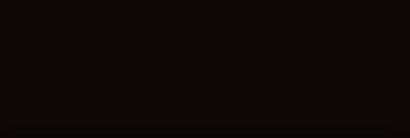
<?xml version="1.0" encoding="UTF-8"?>
<ui version="4.0">
 <class>ips</class>
 <widget class="QWidget" name="ips">
  <property name="enabled">
   <bool>true</bool>
  </property>
  <property name="geometry">
   <rect>
    <x>0</x>
    <y>0</y>
    <width>410</width>
    <height>138</height>
   </rect>
  </property>
  <property name="windowTitle">
   <string>Info</string>
  </property>
  <property name="styleSheet">
   <string notr="true">border-style: solid;
border-width: 10px;
border-top-color: rgba(0,0,0,0);
border-bottom-color: qlineargradient(x1: 0, y1: 1, x2: 0, y2: 0, stop: 0 rgba(0,0,0,80), stop: 1 rgba(0,0,0,0));
border-left-color: rgba(0,0,0,0);
border-right-color: rgba(0,0,0,0);
background-color: rgb(15, 8, 8);

</string>
  </property>
  <widget class="QLabel" name="info">
   <property name="geometry">
    <rect>
     <x>10</x>
     <y>10</y>
     <width>381</width>
     <height>121</height>
    </rect>
   </property>
   <property name="styleSheet">
    <string notr="true">font: 10pt &quot;Droid Sans&quot;;
color: rgb(232, 23, 23);
</string>
   </property>
   <property name="text">
    <string/>
   </property>
   <property name="scaledContents">
    <bool>true</bool>
   </property>
  </widget>
 </widget>
 <resources/>
 <connections/>
</ui>
